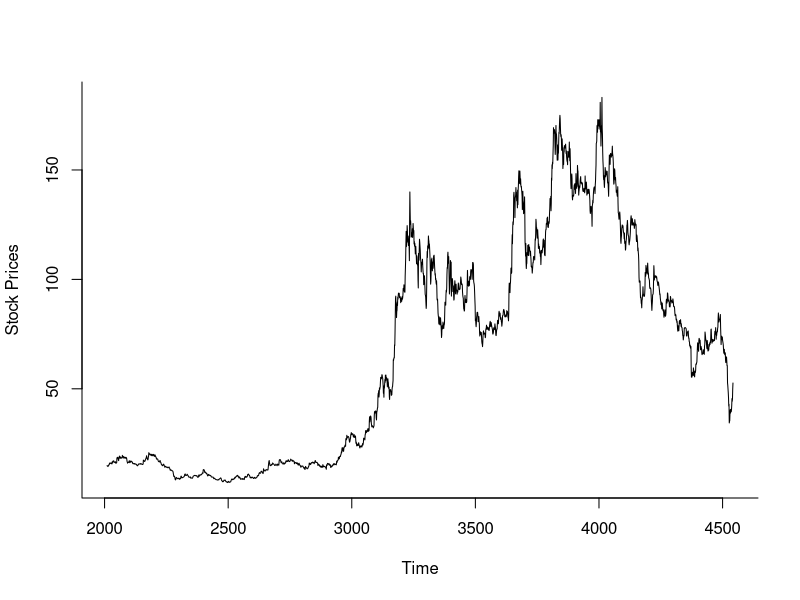

This figure's R source: (Note: this script raises an error after producing the figure.)
library(forecast)
library(ggplot2)
library(fGarch)
library(zoo)
library(tseries)

setwd("D:\\Ms In Business Analytics\\Spring 2020\\Time Series Forecasting\\Final Project")
JkStock =  read.csv("JKTYRE.NS.csv")

##########size and structure of data######################
dim(JkStock)
names(JkStock)
str(JkStock)
attributes(JkStock)
head(JkStock)
tail(JkStock)


########### Summary of different columns #############
summary(JkStock)


########### Checking for Missing-Values##############
sum(is.null(JkStock))

######### converting to a time series ##########
jkPrice = ts(JkStock$Adj.Close, start = c(2010,1), frequency = 1)
tail(jkPrice)
length(jkPrice)
###### Time series Plot #######
plot(jkPrice, xlab = "Time", ylab = "Stock Prices", bty = "l")

#### seperating training and test data #######
# training data -  from year 2010 to 2018
#test data - 2019

stepsAhead <- 151
nTrain <- length(jkPrice) - stepsAhead
train.ts <- window(jkPrice, start = c(2010, 1), end = c(2010,nTrain))
tail(train.ts)
head(train.ts)
valid.ts <- window(jkPrice, start = c(2010, nTrain + 1), end = c(2010, nTrain + stepsAhead))
head(valid.ts) 
tail(valid.ts)


######## tbats model #####
tbMod = tbats(train.ts)
plot(tbMod)
tbForecast = forecast(tbMod, h =151)
plot(tbForecast)
lines(valid.ts)
checkresiduals(tbMod)
plot(tbForecast$residuals)
acf(tbForecast$residuals)
Box.test(tbForecast$residuals)
accuracy(tbForecast, valid.ts)
